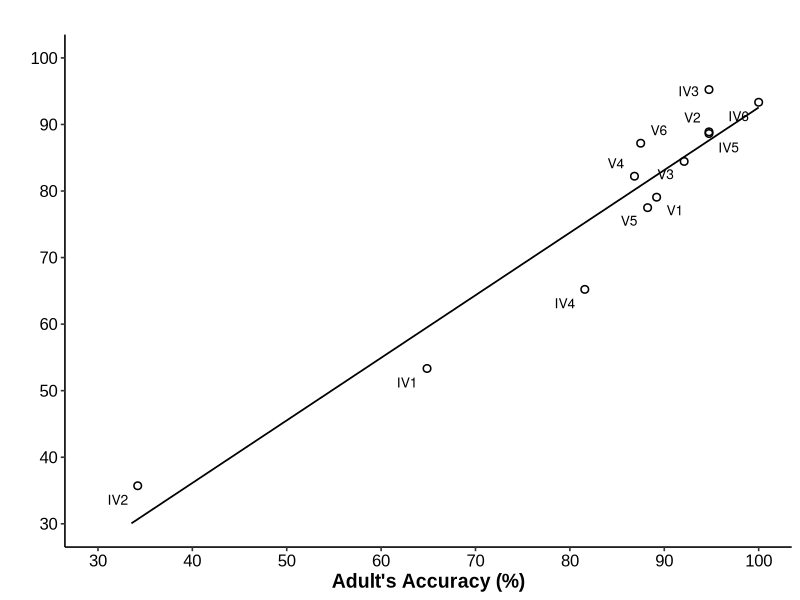
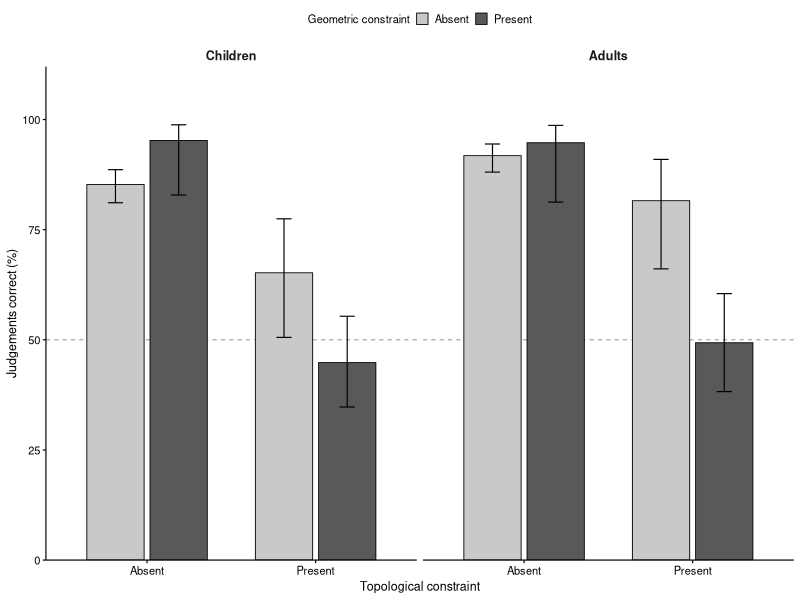
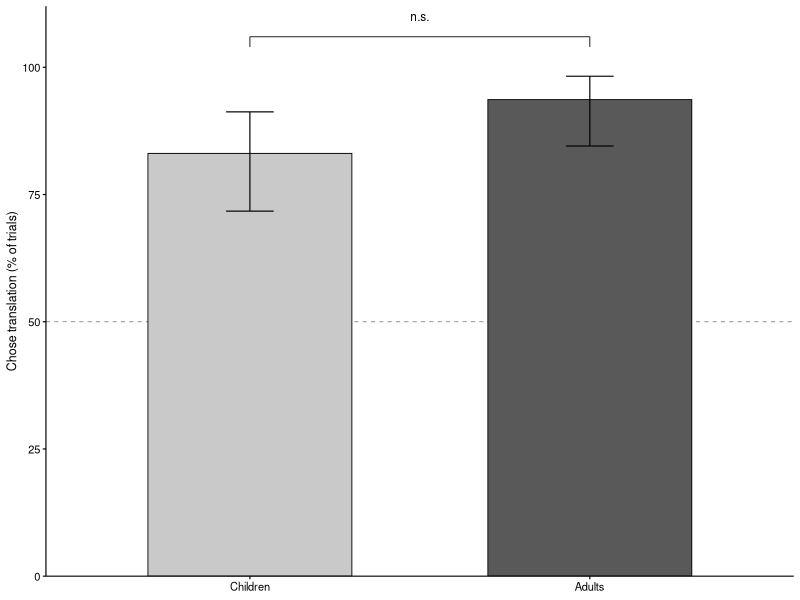
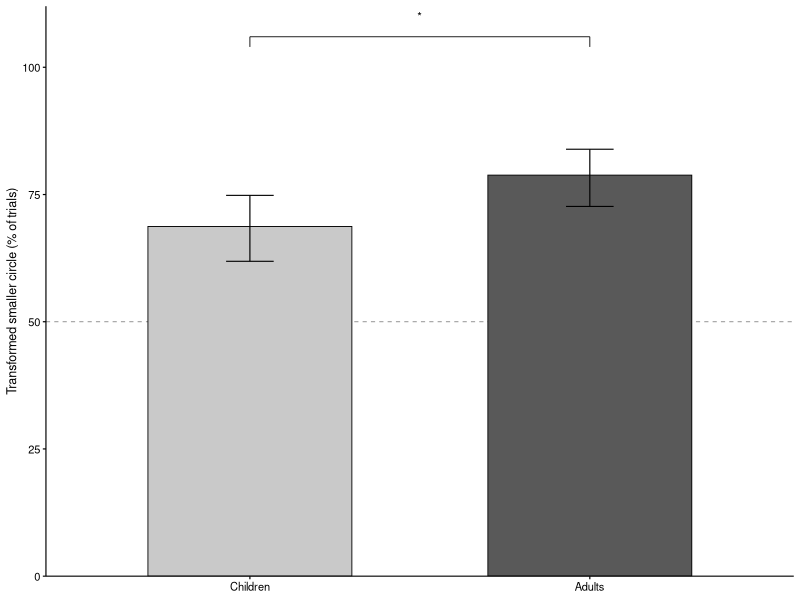
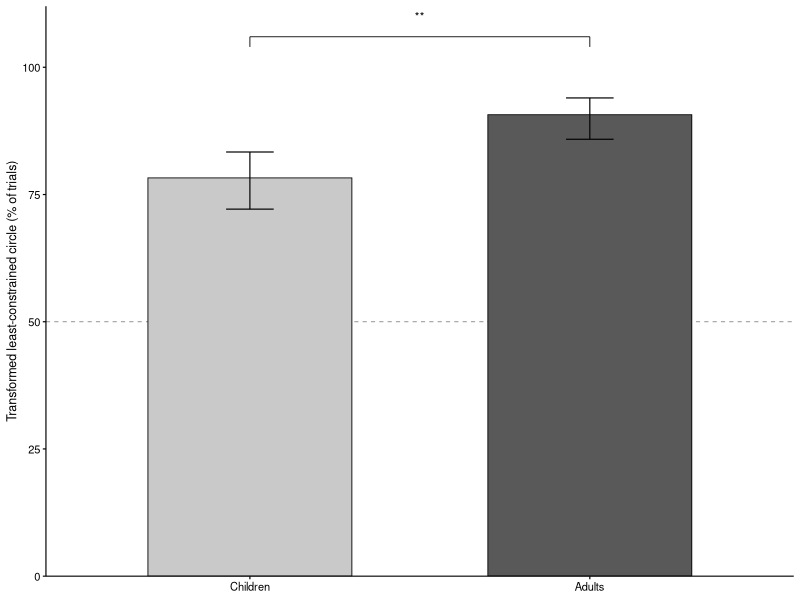

These charts were generated, in order, by the following R code:
### Importing libraries
library(dplyr)
library(readr)
library(tidyr)
library(lme4)
library(emmeans)
library(ggplot2)
library(ggrepel)

### Reading in data
df <- read_csv("data/DataForPaper.csv")

################################# ACCURACY ON VALID VS INVALID INFERENCES ##########################################

### Overall accuracy on all inferences

## Creating cohort for analysis grouped by participant
participant_acc <- df %>%
  group_by(Group, ParticipantID) %>%
  summarise(p_acc = mean(CorrectJudgement, na.rm = TRUE) * 100, .groups = "drop")

## Calculating accuracy
Accuracy <- participant_acc %>%
  filter(!is.na(p_acc)) %>%
  group_by(Group) %>%
  summarise(
    mean_acc = mean(p_acc),
    sd_acc   = sd(p_acc),
    n_subj   = n(),
    sem      = sd_acc / sqrt(n_subj)
  )
Accuracy

### Accuracy on invalid and valid inferences separately

## Creating cohort for analysis grouped by participant
participant_acc_invalidvalid <- df %>%
  group_by(Group, ParticipantID, InvalidValid) %>%
  summarise(p_acc = mean(CorrectJudgement, na.rm = TRUE) * 100, .groups = "drop")

## Caluclating accuracy
AccuracyInvalidValid <- participant_acc_invalidvalid %>%
  filter(!is.na(p_acc)) %>%
  group_by(Group, InvalidValid) %>% # separating invalid and valid
  summarise(
    mean_acc = mean(p_acc),
    sd_acc   = sd(p_acc),
    n_subj   = n(),
    sem      = sd_acc / sqrt(n_subj)
  )
AccuracyInvalidValid

### Binomial test to assess accuracy against chance

## Filtering dataset so only children are included
KidsData <- df %>%
  filter(Group == "Children",
         !is.na(CorrectJudgement),
         !is.na(InvalidValid))

## Computing p values and confidence intervals of binomial test for valid and invalid inferences
ChildrenBinomial <- KidsData %>%
  group_by(InvalidValid) %>%
  summarise(
    TotalCorrect = sum(CorrectJudgement == 1),
    TotalTrials = n(),
    ProportionCorrect = TotalCorrect / TotalTrials,
    PValue = binom.test(TotalCorrect, TotalTrials, p = 0.5)$p.value,
    ConfidenceIntervals = list(binom.test(TotalCorrect, TotalTrials)$conf.int)
  ) %>%
  rowwise() %>% # separating confidence intervals into two cells to reflect upper and lower
  mutate(
    ConfidenceIntervalLower = ConfidenceIntervals[1],
    ConfidenceIntervalUpper = ConfidenceIntervals[2]
  ) %>%
  select(-ConfidenceIntervals) # removing the og confidence intervals column now that it has been separated

ChildrenBinomial

## Filtering dataset so only adults are included
AdultsData <- df %>%
  filter(Group == "Adult",
         !is.na(CorrectJudgement),
         !is.na(InvalidValid))

## Computing p values and confidence intervals of binomial test for valid and invalid inferences
AdultsBinomial <- AdultsData %>%
  group_by(InvalidValid) %>%
  summarise(
    TotalCorrect = sum(CorrectJudgement == 1),
    TotalTrials = n(),
    ProportionCorrect = TotalCorrect / TotalTrials,
    PValue = binom.test(TotalCorrect, TotalTrials, p = 0.5)$p.value,
    ConfidenceIntervals = list(binom.test(TotalCorrect, TotalTrials)$conf.int)
  ) %>%
  rowwise() %>% # separating confidence intervals into two cells to reflect upper and lower
  mutate(
    ConfidenceIntervalLower = ConfidenceIntervals[1],
    ConfidenceIntervalUpper = ConfidenceIntervals[2]
  ) %>%
  select(-ConfidenceIntervals) # removing orignal confidence interval column

AdultsBinomial

################################# SIMILARITY BETWEEN CHILDREN AND ADULTS ##########################################

## Spearman's Rank Correlation

# Summarizing data per inference
MeanAccuracyPerInference <- df %>% 
  group_by(InferenceType, Group) %>%
  summarise(
    MeanAccuracy = mean((CorrectJudgement) * 100, na.rm = TRUE)
  ) %>%
  pivot_wider(
    names_from = Group,
    values_from = MeanAccuracy 
  )

# Tests normality functions: both violate so spearman's is used
shapiro.test(MeanAccuracyPerInference$Adult)
shapiro.test(MeanAccuracyPerInference$Children)

# Spearman's rank correlation
correlation_test <- cor.test(MeanAccuracyPerInference$Children, MeanAccuracyPerInference$Adult, method= "spearman", exact = FALSE) 
print(correlation_test)

################################# EVIDENCE OF COUNTEREXAMPLE SEARCH ##########################################

## Children

# Keep correct judgements

KidsData <- df %>%
  filter(Group == "Children") %>%
  mutate(CounterexampleGiven = ifelse(InitialFigTopology == CounterexampleTopology, 0, 1))

# One % per participant within each inference type
participant_ce <- KidsData %>%
  group_by(InvalidValid, CorrectJudgement, ParticipantID) %>%
  summarise(p_ce = mean(CounterexampleGiven, na.rm = TRUE) * 100, .groups = "drop")

# Group-level descriptives
CounterexampleDescriptives <- participant_ce %>%
  filter(!is.na(p_ce) & !is.na(CorrectJudgement)) %>%
  group_by(InvalidValid, CorrectJudgement) %>%
  summarise(
    mean_ce = mean(p_ce),
    sd_ce   = sd(p_ce),
    n_subj  = n(),
    sem     = sd_ce / sqrt(n_subj),
    .groups = "drop"
  )
print(CounterexampleDescriptives)

## Adults

# Keep correct judgements
AdultsData <- df %>%
  filter(Group == "Adult") %>%
  mutate(CounterexampleGiven = ifelse(InitialFigTopology == CounterexampleTopology, 0, 1))

# One % per participant within each inference type
participant_ce <- AdultsData %>%
  group_by(InvalidValid, CorrectJudgement, ParticipantID) %>%
  summarise(p_ce = mean(CounterexampleGiven, na.rm = TRUE) * 100, .groups = "drop")

# Group-level descriptives
CounterexampleDescriptives <- participant_ce %>%
  filter(!is.na(p_ce) & !is.na(CorrectJudgement)) %>%
  group_by(InvalidValid, CorrectJudgement) %>%
  summarise(
    mean_ce = mean(p_ce),
    sd_ce   = sd(p_ce),
    n_subj  = n(),
    sem     = sd_ce / sqrt(n_subj),
    .groups = "drop"
  )
print(CounterexampleDescriptives)

## Looking at percentage of correct answers

participant_correct <- AdultsData %>%
  group_by(InvalidValid, ParticipantID) %>%
  summarise(p_correct = mean(CorrectJudgement, na.rm = TRUE) * 100, .groups = "drop")

CorrectSummary <- participant_correct %>%
  group_by(InvalidValid) %>%
  summarise(
    mean_correct = mean(p_correct, na.rm = TRUE),
    sd_correct   = sd(p_correct, na.rm = TRUE),
    n_subj       = n_distinct(ParticipantID),
    sem          = sd_correct / sqrt(n_subj),
    .groups      = "drop"
  )

print(CorrectSummary)

################################# GENERAL TEST OF INFLUENCE OF GEOMETRY VS TOPOLOGY ##########################################

# Creating a column for whether it was a geometric inference (IV1 , IV2, IV3)
df$geometric_inference <- df$InferenceType %in% c("IV1", "IV2", "IV3")

# Creating a column for whether it was a topological inference (IV1 , IV2, IV4)
df$topological_inference <- df$InferenceType %in% c("IV1", "IV2", "IV4")

## Kids
KidsData <- df %>%
  filter(Group == "Children") 

# Logistic regression- Accuracy Answering Question
InfluenceOfConstraintsKids <- glm(CorrectJudgement ~  geometric_inference * topological_inference , 
                                      data = KidsData, 
                                      family = binomial)
summary(InfluenceOfConstraintsKids)
exp(coef(InfluenceOfConstraintsKids))

## Posthoc pairwise comparisons- estimated marginal means

# Simple effect of geometry WITHIN each level of topology
emmeans(InfluenceOfConstraintsKids,
        ~ geometric_inference | topological_inference) %>%
  pairs()

# Simple effect of topology WITHIN each level of geometry
emmeans(InfluenceOfConstraintsKids,
        ~ topological_inference | geometric_inference) %>%
  pairs()

## Adults
AdultsData <- df %>%
  filter(Group == "Adult") 

# Logistic regression- Accuracy Answering Question
InfluenceOfConstraintsAdults <- glm(CorrectJudgement ~  geometric_inference * topological_inference, 
                                    data = AdultsData, 
                                    family = binomial)

summary(InfluenceOfConstraintsAdults)
exp(coef(InfluenceOfConstraintsAdults))

# Simple effect of geometry WITHIN each level of topology
emmeans(InfluenceOfConstraintsAdults,
        ~ geometric_inference | topological_inference) %>%
  pairs()

# Simple effect of topology WITHIN each level of geometry
emmeans(InfluenceOfConstraintsAdults,
        ~ topological_inference | geometric_inference) %>%
  pairs()

################################# FOCUS ON TOPOLOGICAL CONSTRAINTS ##########################################

## Binomial test for inital configurations: children

KidsData <- df %>%
  filter(Group == "Children",
         InferenceType %in% c("IV5", "IV6"),
         !is.na(InitialFigTopology))

ChildrenInitialBinomial <- KidsData %>%
  group_by(InitialFigTopology) %>%
  summarise(
    Count = n(),
    .groups = "drop"
  ) %>%
  mutate(
    TotalTrials = sum(Count),
    ProportionChosen = Count / TotalTrials
  ) %>%
  rowwise() %>%
  mutate(
    PValue = binom.test(Count, TotalTrials, p = 1/3)$p.value,
    ConfidenceIntervalLower = binom.test(Count, TotalTrials, p = 1/3)$conf.int[1],
    ConfidenceIntervalUpper = binom.test(Count, TotalTrials, p = 1/3)$conf.int[2]
  ) %>%
  ungroup()

# Printing test results
print(ChildrenInitialBinomial)

## Binomial test for inital configurations: adults

AdultsData <- df %>%
  filter(Group == "Adult",
         InferenceType %in% c("IV5", "IV6"),
         !is.na(InitialFigTopology))

AdultsInitialBinomial <- AdultsData %>%
  group_by(InitialFigTopology) %>%
  summarise(
    Count = n(),
    .groups = "drop"
  ) %>%
  mutate(
    TotalTrials = sum(Count),
    ProportionChosen = Count / TotalTrials
  ) %>%
  rowwise() %>%
  mutate(
    PValue = binom.test(Count, TotalTrials, p = 1/3)$p.value,
    ConfidenceIntervalLower = binom.test(Count, TotalTrials, p = 1/3)$conf.int[1],
    ConfidenceIntervalUpper = binom.test(Count, TotalTrials, p = 1/3)$conf.int[2]
  ) %>%
  ungroup()

# Printing test results
print(AdultsInitialBinomial)

### Participants preferences after an apart initial config

# Filtering for apart initial topologies for IV5 and IV6
apart <- df %>%
  filter(InferenceType %in% c("IV5", "IV6"),
         InitialFigTopology == "Apart",
         !is.na(CounterexampleTopology),
         InitialFigTopology != CounterexampleTopology) %>% # needs to be excluded otherwise ones that stay apart the whole time will remain the same
  # Creating new binary columns for crossing and fully inside (1 for crossing, 0 for fully inside)
  mutate(
    Crossing = as.integer(CounterexampleTopology == "Crossing"),
    PID      = factor(ParticipantID)
  )

# Running logistic regression from the apart initial topologies
regression <- glm(Crossing ~ Group, data = apart, family = binomial)
summary(regression)
broom.mixed::tidy(regression, exponentiate = TRUE, conf.int = TRUE)
emmeans(regression, ~ Group, type = "response")

# Re-levelled so Children is the reference → intercept tests children vs. chance
regression_kids_ref <- glm(Crossing ~ relevel(factor(Group), ref = "Children"),
                           data = apart, family = binomial)
summary(regression_kids_ref)
broom.mixed::tidy(regression_kids_ref, exponentiate = TRUE, conf.int = TRUE)

### Participants preferences after a crossing/fully inside initial config

# Filtering for non-apart initial topologies for IV5 and IV6
nonapart <- df %>%
  filter(InferenceType %in% c("IV5", "IV6"),
         InitialFigTopology %in% c("Crossing", "Fully inside"),
         !is.na(CounterexampleTopology),
         InitialFigTopology != CounterexampleTopology) %>%   # <- excludes Crossing→Crossing, Inside→Inside
  mutate(
    ToApart = as.integer(CounterexampleTopology == "Apart"),
    InitialFigTopology = factor(InitialFigTopology),
    Group   = factor(Group, levels = c("Adult", "Children")),
    PID     = factor(ParticipantID)
  )

# Running logistic regression from the non-apart initial topologies
regression <- glm(ToApart ~ InitialFigTopology + Group, data = nonapart, family = binomial)
summary(regression)
broom.mixed::tidy(regression, exponentiate = TRUE, conf.int = TRUE)
emmeans(regression, ~ InitialFigTopology + Group, type = "response")

###################### FOCUS ON GEOMETRIC INFLUENCES ##########################################

# Filtering for needed rows
geo <- df %>%
  filter(InferenceType %in% c("IV5", "IV6"),
         TranslatedOrScaled %in% c("Translated", "Scaled")) %>%  
  mutate(Translation = as.integer(TranslatedOrScaled == "Translated"))

# Getting observed proportions of translation
geo %>%
  group_by(Group) %>%
  summarise(n_translation = sum(Translation),
            n_total       = n(),
            prop_translation = mean(Translation),
            .groups = "drop")

# binomial tests vs chance (.50), children and adults separately
kids   <- geo %>% filter(Group == "Children")
adults <- geo %>% filter(Group == "Adult")

binom.test(sum(kids$Translation),   nrow(kids),   p = 0.5)
binom.test(sum(adults$Translation), nrow(adults), p = 0.5)

# Fisher exact test: do the two groups differ in translation vs scaling?
fisher.test(table(geo$Group, geo$Translation))

###################################  PREFERENCE TO CHANGE SMALLER VS LARGER CIRCLE ################################

# Creating cohort for analysis
size <- df %>%
  filter(CircleChanged %in% c("Big", "Small")) %>%  
  mutate(
    Smaller = as.integer(CircleChanged == "Small"), 
    Group   = factor(Group, levels = c("Adult", "Children")),
    PID     = factor(ParticipantID)
  )

size %>%
  group_by(Group) %>%
  summarise(
    n_smaller    = sum(Smaller),
    n_total      = n(),
    prop_smaller = mean(Smaller),
    .groups = "drop"
  )


regression <- glm(Smaller ~ Group, data = size, family = binomial)
summary(regression)
broom::tidy(regression, exponentiate = TRUE, conf.int = TRUE)
emmeans(regression, ~ Group, type = "response")

size_kids_ref <- glm(Smaller ~ relevel(Group, ref = "Children"), data = size, family = binomial)
summary(size_kids_ref)
broom::tidy(size_kids_ref, exponentiate = TRUE, conf.int = TRUE)
###################################  PREFERENCE TO CHANGE LEAST CONSTRAINED CIRCLE ################################

# Filtering for needed rows
topo <- df %>%
  filter(CircleChangedConstraints %in% c("Least", "Most")) %>% 
  mutate(
    Least = as.integer(CircleChangedConstraints == "Least"),     # 1 = least constrained, 0 = most
    Group = factor(Group, levels = c("Adult", "Children")),
    PID   = factor(ParticipantID)
  )

topo %>%
  group_by(Group) %>%
  summarise(
    n_least    = sum(Least),
    n_total    = n(),
    prop_least = mean(Least),
    .groups = "drop"
  )

regression <- glm(Least ~ Group, data = topo, family = binomial)

summary(regression)
broom.mixed::tidy(regression, effects = "fixed", exponentiate = TRUE, conf.int = TRUE) 
emmeans(regression, ~ Group, type = "response") 

topo_kids_ref <- glm(Least ~ relevel(Group, ref = "Children"),
                       data = topo, family = binomial)
broom.mixed::tidy(topo_kids_ref, effects = "fixed", exponentiate = TRUE, conf.int = TRUE)
summary(topo_kids_ref)$coefficients

################################### CORRELATION BETWEEN SMALLER AND LEAST CONSTRAINED CIRCLE ################################


# Creating df with both geometrical and topological changes
df_filtered <- df %>%
  filter(CircleChanged %in% c("Small", "Big"),
         CircleChangedConstraints %in% c("Least", "Most")) %>%
  mutate(
    Smaller       = as.integer(CircleChanged == "Small"),
    Least         = as.integer(CircleChangedConstraints == "Least"),
    SmallerIsLeast = as.integer(Smaller == Least),   # 1 = smaller circle is also least-constrained
    Group = factor(Group, levels = c("Adult", "Children"))
  )

# overall: % of trials where smaller == least-constrained, binomial test vs .5
df_filtered %>% summarise(n_coincide = sum(SmallerIsLeast),
                   n_total    = n(),
                   prop       = mean(SmallerIsLeast))

binom.test(sum(df_filtered$SmallerIsLeast), nrow(df_filtered), p = 0.5)

# Looking for both children and adults
df_filtered %>% group_by(Group) %>%
  summarise(n_coincide = sum(SmallerIsLeast),
            n_total    = n(),
            prop       = mean(SmallerIsLeast),
            .groups = "drop")


########################################### FIGURES ##########################################

## Figure 2

# Summarizing data per inference
MeanAccuracyPerInference <- df %>% 
  group_by(InferenceType, Group) %>%
  summarise(
    MeanAccuracy = mean((CorrectJudgement) * 100, na.rm = TRUE)
  ) %>%
  pivot_wider(
    names_from = Group,
    values_from = MeanAccuracy 
  )

# Spearman's rank correlation
correlation_test <- cor.test(MeanAccuracyPerInference$Children, MeanAccuracyPerInference$Adult, method= "spearman", exact = FALSE) 
print(correlation_test)

# Extracts rho value in a presentable way
RhoValue <- round(correlation_test$estimate, 2)

# Extract p value
PValue <- correlation_test$p.value

# Function that formulates p value to look presentable in graph
if (PValue < 0.001) {
  PValueFormatted <- " < 0.001"
} else {
  PValueFormatted <- paste0("= ", round(PValue, 3))
}

# Creating graph limits
lims <- range(c(MeanAccuracyPerInference$Adult, MeanAccuracyPerInference$Children))

# Plotting Figure
ggplot(MeanAccuracyPerInference, aes(x = Adult, y = Children)) +
  geom_point(
    shape = 21,
    size = 2,
    fill = NA, 
    color = "black",                    
    stroke = 0.8
  ) +
  geom_text_repel(aes(label = InferenceType), size = 3.5,
                  box.padding = 0.4, segment.colour = NA) +
  scale_x_continuous(
    limits = c(30, 100),
    breaks = c(30, 40, 50, 60, 70, 80, 90, 100)
  ) +
  scale_y_continuous(
    limits = c(30, 100),
    breaks = c(30, 40, 50, 60, 70, 80, 90, 100)
  ) +
  geom_smooth(method = "lm", fullrange = TRUE, color = "black", se = FALSE, linewidth = 0.6) +
  labs(title = "",
       x = "Adult's Accuracy (%)",
       y = "") +
  theme_classic(base_size = 12, base_family = "Arial") +
  theme(
    axis.text = element_text(color = "black", size = 12),
    axis.title = element_text(size = 14, face = "bold"),
  )


############# FIGURE 3 ###################################################################

LIGHT <- "#C9C9C9"; DARK <- "#595959"           # Children/Adults
group_cols <- c(Children = LIGHT, Adults = DARK)
geo_cols   <- c(Absent  = LIGHT, Present = DARK)

# Setting theme for whole figure
theme_panel <- theme_classic(base_size = 9, base_family = "") +
  theme(axis.text  = element_text(colour = "black", size = 8),
        axis.line  = element_line(linewidth = 0.4),
        axis.ticks = element_line(linewidth = 0.4, colour = "black"),
        legend.position = "top", legend.title = element_text(size = 8),
        legend.text = element_text(size = 8), legend.key.size = unit(3.2, "mm"),
        strip.background = element_blank(), strip.text = element_text(size = 9, face = "bold"))
theme_set(theme_panel)

# Y-axis scale used across all bar panels
scale_pct <- scale_y_continuous(limits = c(0, 112), breaks = seq(0, 100, 25),
                                expand = expansion(mult = c(0, 0)))

# Relabels "Adult" to "Adults" for display and fixes group order (Children before Adults) in all plots
disp_group <- function(x) factor(recode(as.character(x), Adult = "Adults"),
                                 levels = c("Children", "Adults"))

# Draws a significance bracket with a label (e.g. "*", "**", "n.s.") between two group bars
bracket <- function(label, y = 106)
  list(annotate("segment", x = 1, xend = 2, y = y, yend = y, linewidth = 0.3),
       annotate("segment", x = 1, xend = 1, y = y, yend = y - 2, linewidth = 0.3),
       annotate("segment", x = 2, xend = 2, y = y, yend = y - 2, linewidth = 0.3),
       annotate("text", x = 1.5, y = y + 4, label = label, size = 3))

# Builds a standard group-comparison bar chart (Children vs Adults) with error bars and significance bracket
group_bar <- function(d, ylab, sig = NULL)
  ggplot(d, aes(Group, value, fill = Group)) +
  geom_hline(yintercept = 50, linetype = "dashed", colour = "grey55", linewidth = 0.3) +
  geom_col(width = 0.6, colour = "black", linewidth = 0.3) +
  geom_errorbar(aes(ymin = lo, ymax = hi), width = 0.14, linewidth = 0.4) +
  scale_fill_manual(values = group_cols, guide = "none") +
  scale_pct + labs(x = NULL, y = ylab) +
  (if (!is.null(sig)) bracket(sig) else NULL)

# Extracts model-estimated group proportions (%) and CIs from a fitted glm
emm_pct <- function(m) {
  d <- as.data.frame(emmeans(m, ~ Group, type = "response"))
  names(d)[names(d) %in% c("prob", "response")] <- "est"
  transmute(d, Group = disp_group(Group),
            value = est * 100, lo = asymp.LCL * 100, hi = asymp.UCL * 100)
}


## SUBFIGURE A — accuracy (geometric x topological)

df <- df |>
  mutate(geometric_inference   = InferenceType %in% c("IV1","IV2","IV3"),
         topological_inference = InferenceType %in% c("IV1","IV2","IV4"))

acc_pct <- function(g) {
  m <- glm(CorrectJudgement ~ geometric_inference * topological_inference,
             data = filter(df, Group == g), family = binomial)
  as.data.frame(emmeans(m, ~ geometric_inference * topological_inference, type = "response")) |>
    mutate(Group = g)
}
emmA <- bind_rows(acc_pct("Children"), acc_pct("Adult")) |>
  mutate(value = prob * 100, lo = asymp.LCL * 100, hi = asymp.UCL * 100,
         Geometric   = factor(ifelse(geometric_inference,   "Present", "Absent"), c("Absent","Present")),
         Topological = factor(ifelse(topological_inference, "Present", "Absent"), c("Absent","Present")),
         Group = disp_group(Group))

p_acc <- ggplot(emmA, aes(Topological, value, fill = Geometric)) +
  geom_hline(yintercept = 50, linetype = "dashed", colour = "grey55", linewidth = 0.3) +
  geom_col(position = position_dodge(.75), width = .68, colour = "black", linewidth = .3) +
  geom_errorbar(aes(ymin = lo, ymax = hi),
                position = position_dodge(.75), width = .18, linewidth = .4) +
  facet_wrap(~ Group) +
  scale_fill_manual(values = geo_cols, name = "Geometric constraint") +
  scale_pct +
  labs(x = "Topological constraint", y = "Judgements correct (%)")

print(p_acc)

## SUBFIGURE C — translation vs scaling     

datT <- df |>
  filter(InferenceType %in% c("IV5","IV6"), TranslatedOrScaled %in% c("Translated","Scaled")) |>
  mutate(t = as.integer(TranslatedOrScaled == "Translated")) |>
  group_by(Group) |>
  summarise(k = sum(t), n = n(),
            value = 100 * k / n,
            lo = 100 * binom.test(k, n)$conf.int[1],
            hi = 100 * binom.test(k, n)$conf.int[2], .groups = "drop") |>
  mutate(Group = disp_group(Group))

p_trans <- group_bar(datT, "Chose translation (% of trials)", sig = "n.s.")

print(p_trans)

## SUBFIGURE D — smaller vs larger circle                                   

mS <- glm(as.integer(CircleChanged == "Small") ~ Group,
            data = filter(df, CircleChanged %in% c("Big","Small")), family = binomial)
p_small <- group_bar(emm_pct(mS), "Transformed smaller circle (% of trials)", sig = "*")

print(p_small)
## SUBFIGURE E — least vs most constrained circle                            

mL <- glm(as.integer(CircleChangedConstraints == "Least") ~ Group,
            data = filter(df, CircleChangedConstraints %in% c("Least","Most")), family = binomial)
p_least <- group_bar(emm_pct(mL), "Transformed least-constrained circle (% of trials)", sig = "**")

print(p_least)

## Probabilities for diagram ##
df %>%
  filter(InferenceType %in% c("IV5","IV6"),
         !is.na(InitialFigTopology), !is.na(CounterexampleTopology),
         InitialFigTopology != CounterexampleTopology) %>%
  count(Group, InitialFigTopology, CounterexampleTopology, name = "n") %>%
  group_by(Group, InitialFigTopology) %>%
  mutate(Probability = round(n / sum(n), 2)) %>%
  ungroup() %>%
  print(n = Inf)
